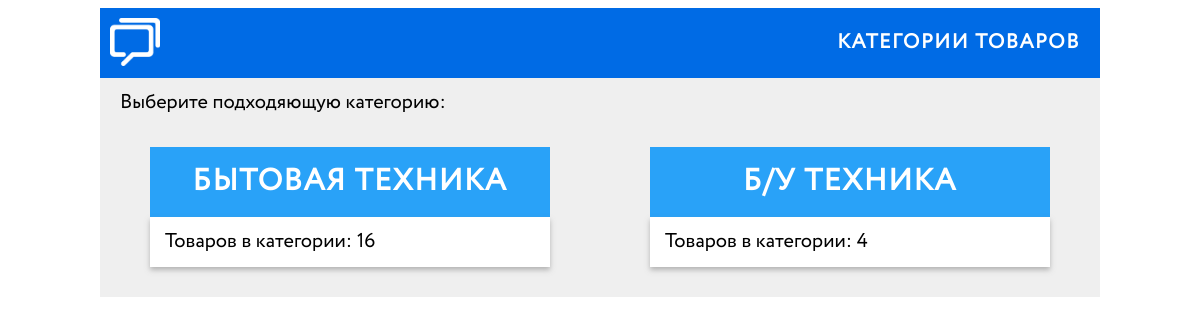
The page / on the database its author committed.
### tables this page shows
create table category (
	category_id int auto_increment,
    name varchar(100) not null unique,
    description varchar(200),
    primary key (category_id)
);

### categoryList.php (the view, shortened to what this page needs)
<?php
    $sql = "SELECT c.category_id, c.name, count(pc.product_id) as count
                FROM category as c
                    JOIN product_category as pc ON c.category_id = pc.category_id
                    JOIN product as p ON p.product_id = pc.product_id
                        WHERE p.is_active = 1
                            GROUP BY c.category_id, c.name
                                ORDER BY count DESC";
    $query = $db->prepare($sql);
    $query->execute();
    $list = $query->fetchAll();
?>
<!DOCTYPE html>
<head>
    <link rel="stylesheet" href="style/main.css">
    <link rel="stylesheet" href="style/categoryList.css">
</head>
<body>
    <div class="layout">
        <?php include "header.php"?>
        <div class="category__text">Выберите подходяющую категорию:</div>
        <div class="category__list">
<?php foreach ($list as $category): ?>
            <a href="index.php?cat_id=<?=$category['category_id']?>&count=<?=$category['count']?>&page=0">
                <div class="card">
                    <div class="card__title">
                        <?=$category['name']?>
                    </div>
                    <div class="card__count">
                        Товаров в категории: <?=$category['count']?>
                    </div>
                </div>
            </a>
<?php endforeach ?>
        </div>
    </div>
</body>

### style/main.css (style rules this page uses)
.layout { max-width: 1000px; margin: 0 auto; font-family: Circe, sans-serif; background-color: #efefef; }

### style/categoryList.css (style rules this page uses)
.category__text { font-size: 20px; padding-top: 10px; padding-left: 20px; }
.category__list { display: flex; justify-content: space-around; flex-wrap: wrap; }
a { text-decoration: none; color: black; }
.card { width: 400px; height: 150px; margin-top: 30px; }
.card__title { height: 70px; line-height: 70px; font-size: 30px; text-align: center; background-color: #29a2f8; color: white; font-weight: 900; letter-spacing: 1.5px; text-transform: uppercase; }
.card__count { padding: 15px; background-color: white; font-size: 20px; height: 20px; line-height: 20px; box-shadow: 0 3px 5px rgba(122,122,122,0.5); }

### rows shown on the page
category: name "БЫТОВАЯ ТЕХНИКА", count "16"
category: name "Б/У ТЕХНИКА", count "4"

### other values the page prints
$title "КАТЕГОРИИ ТОВАРОВ"
